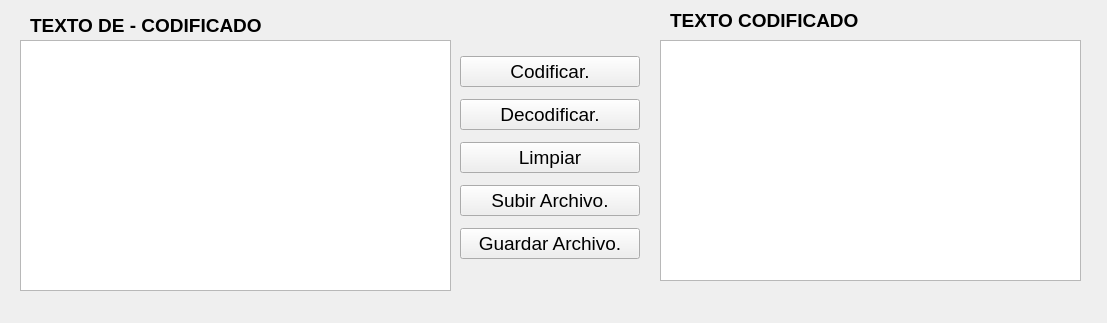
<?xml version="1.0" encoding="UTF-8"?>
<ui version="4.0">
 <class>Widget</class>
 <widget class="QWidget" name="Widget">
  <property name="geometry">
   <rect>
    <x>0</x>
    <y>0</y>
    <width>1107</width>
    <height>323</height>
   </rect>
  </property>
  <property name="windowTitle">
   <string>Widget</string>
  </property>
  <widget class="QPlainTextEdit" name="textNormal">
   <property name="geometry">
    <rect>
     <x>20</x>
     <y>40</y>
     <width>431</width>
     <height>251</height>
    </rect>
   </property>
   <property name="font">
    <font>
     <pointsize>12</pointsize>
    </font>
   </property>
  </widget>
  <widget class="QWidget" name="verticalLayoutWidget">
   <property name="geometry">
    <rect>
     <x>460</x>
     <y>50</y>
     <width>180</width>
     <height>215</height>
    </rect>
   </property>
   <layout class="QVBoxLayout" name="verticalLayout">
    <item>
     <widget class="QPushButton" name="btnEncode">
      <property name="font">
       <font>
        <pointsize>14</pointsize>
        <weight>50</weight>
        <bold>false</bold>
       </font>
      </property>
      <property name="text">
       <string>Codificar.</string>
      </property>
     </widget>
    </item>
    <item>
     <widget class="QPushButton" name="btnDecode">
      <property name="font">
       <font>
        <pointsize>14</pointsize>
        <weight>50</weight>
        <bold>false</bold>
       </font>
      </property>
      <property name="text">
       <string>Decodificar.</string>
      </property>
     </widget>
    </item>
    <item>
     <widget class="QPushButton" name="btnClean">
      <property name="font">
       <font>
        <pointsize>14</pointsize>
        <weight>50</weight>
        <bold>false</bold>
       </font>
      </property>
      <property name="text">
       <string>Limpiar</string>
      </property>
     </widget>
    </item>
    <item>
     <widget class="QPushButton" name="btnFile">
      <property name="font">
       <font>
        <pointsize>14</pointsize>
        <weight>50</weight>
        <bold>false</bold>
       </font>
      </property>
      <property name="text">
       <string>Subir Archivo.</string>
      </property>
     </widget>
    </item>
    <item>
     <widget class="QPushButton" name="btnSaveFile">
      <property name="font">
       <font>
        <pointsize>14</pointsize>
        <weight>50</weight>
        <bold>false</bold>
       </font>
      </property>
      <property name="text">
       <string>Guardar Archivo.</string>
      </property>
     </widget>
    </item>
   </layout>
  </widget>
  <widget class="QTextEdit" name="textEncode">
   <property name="geometry">
    <rect>
     <x>660</x>
     <y>40</y>
     <width>421</width>
     <height>241</height>
    </rect>
   </property>
   <property name="font">
    <font>
     <pointsize>12</pointsize>
    </font>
   </property>
  </widget>
  <widget class="QLabel" name="label">
   <property name="geometry">
    <rect>
     <x>30</x>
     <y>15</y>
     <width>301</width>
     <height>21</height>
    </rect>
   </property>
   <property name="font">
    <font>
     <pointsize>14</pointsize>
     <weight>75</weight>
     <bold>true</bold>
    </font>
   </property>
   <property name="text">
    <string>TEXTO DE - CODIFICADO</string>
   </property>
  </widget>
  <widget class="QLabel" name="label_2">
   <property name="geometry">
    <rect>
     <x>670</x>
     <y>10</y>
     <width>301</width>
     <height>21</height>
    </rect>
   </property>
   <property name="font">
    <font>
     <pointsize>14</pointsize>
     <weight>75</weight>
     <bold>true</bold>
    </font>
   </property>
   <property name="text">
    <string>TEXTO CODIFICADO</string>
   </property>
  </widget>
 </widget>
 <resources/>
 <connections/>
</ui>
